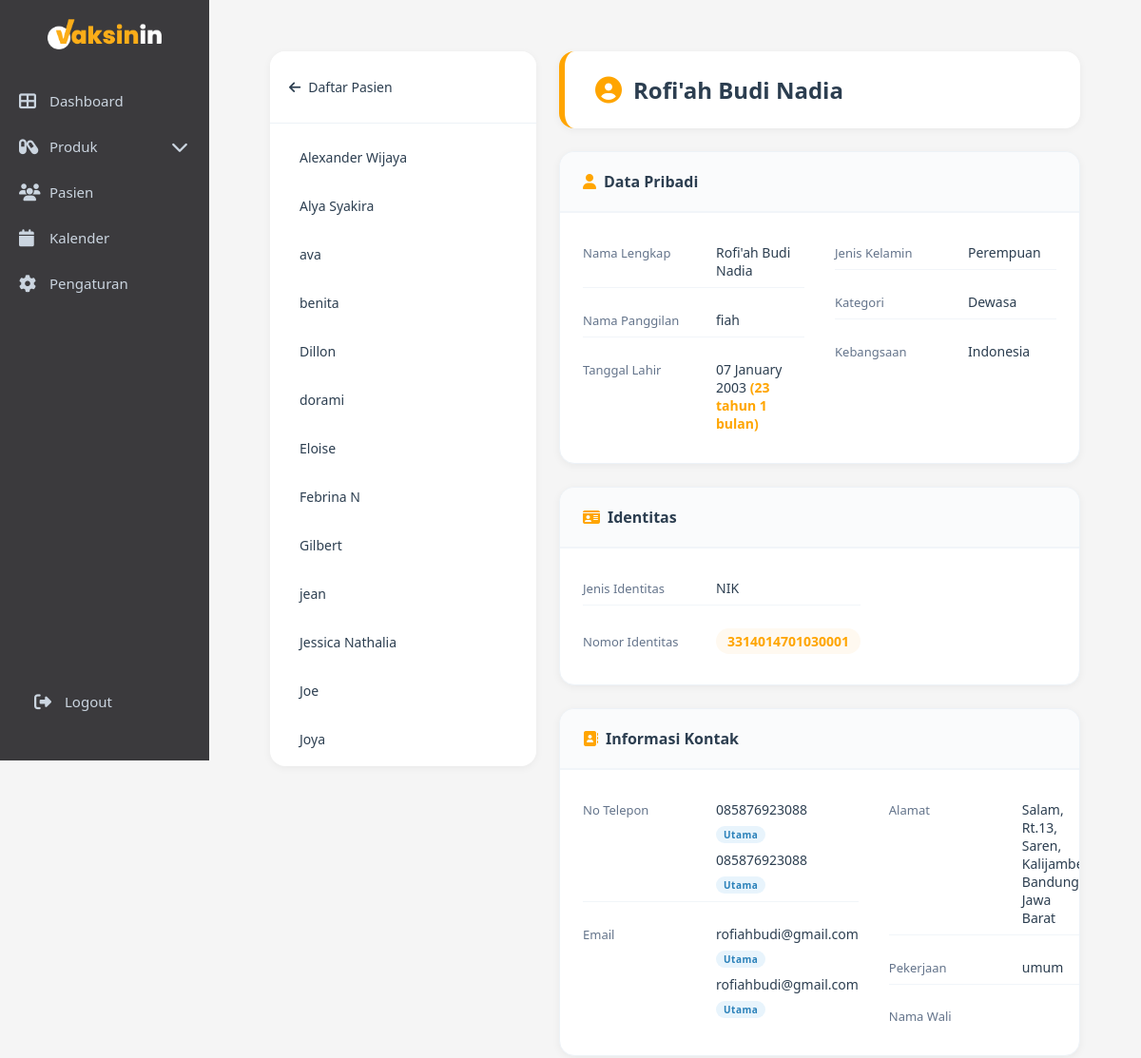
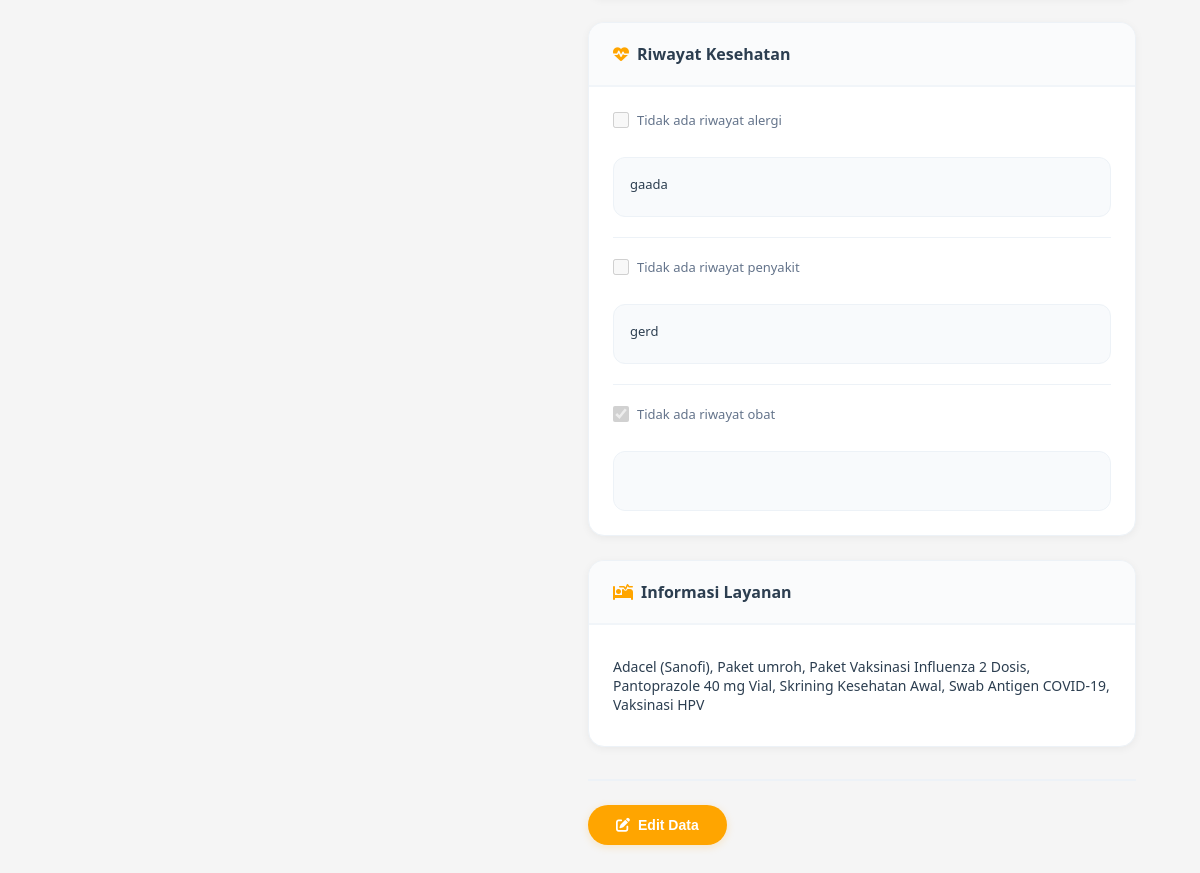
The page /admin/patient_detail.php?id=1 on the database as committed earlier (2 pictures, top to bottom).
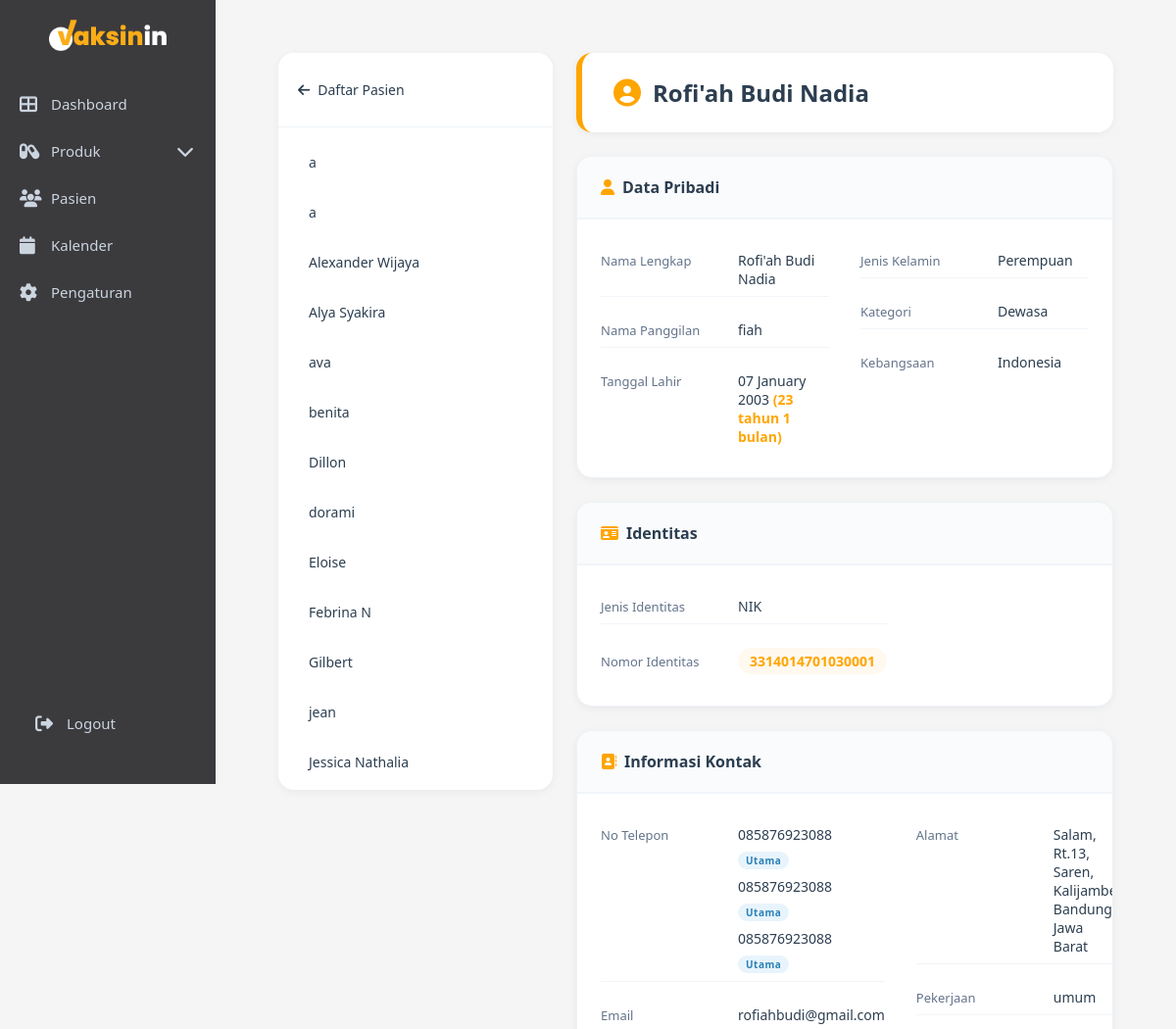
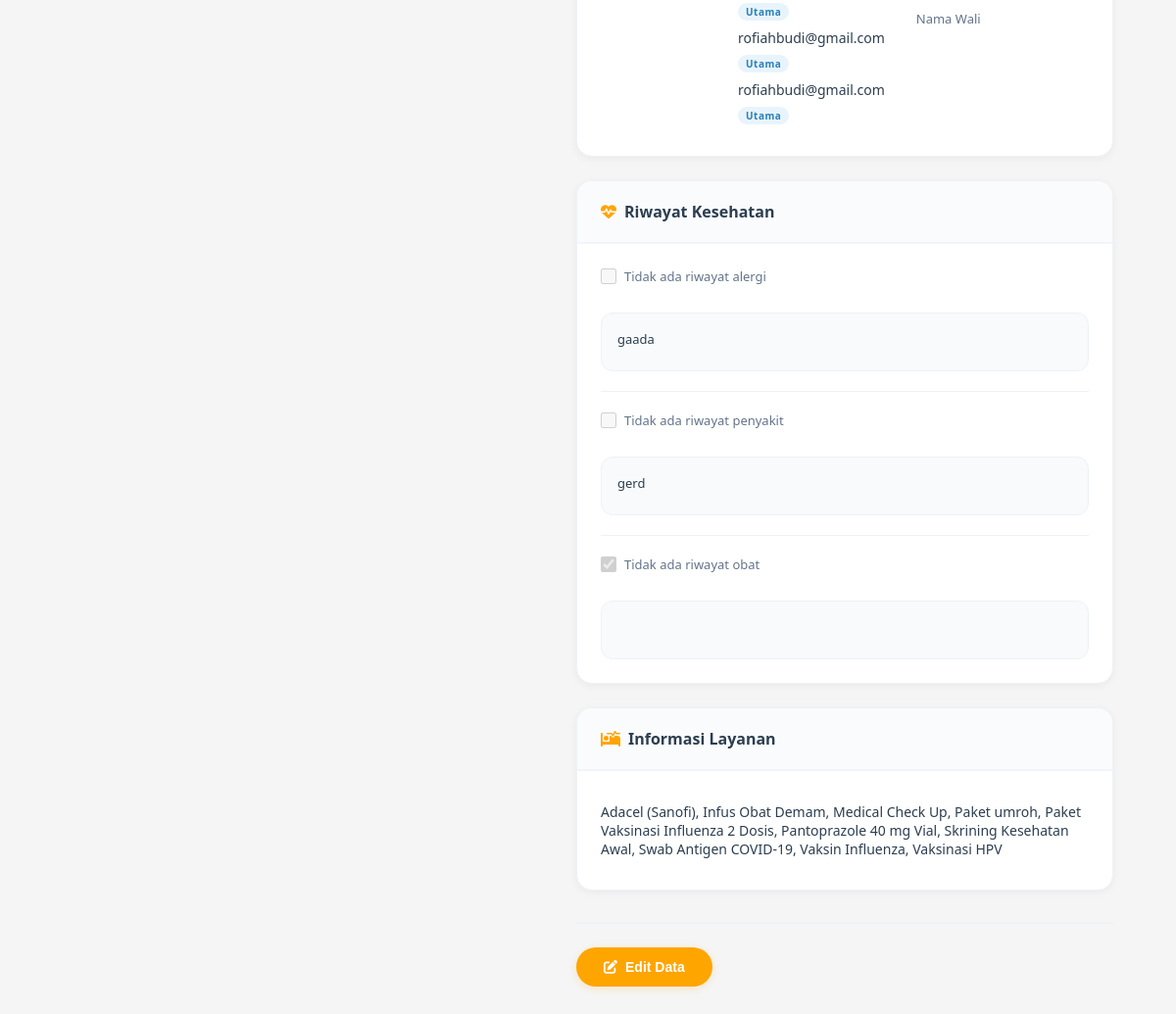
The same page on the database as committed later (2 pictures, top to bottom).
### tables this page shows
CREATE TABLE `patients` (
  `id` int NOT NULL,
  `no_rekam_medis` varchar(20) NOT NULL,
  `nama_lengkap` varchar(100) NOT NULL,
  `nama_panggilan` varchar(50) DEFAULT NULL,
  `tanggal_lahir` date NOT NULL,
  `usia` int DEFAULT NULL,
  `kategori_usia` enum('Anak','Dewasa') NOT NULL,
  `jenis_kelamin` enum('L','P') NOT NULL,
  `nik` varchar(16) DEFAULT NULL,
  `paspor` varchar(20) DEFAULT NULL,
  `kebangsaan` varchar(50) DEFAULT 'Indonesia',
  `pekerjaan` varchar(100) DEFAULT NULL,
  `nama_wali` varchar(100) DEFAULT NULL,
  `riwayat_alergi` text,
  `riwayat_penyakit` text,
  `riwayat_obat` text,
  `pelayanan` varchar(50) NOT NULL,
  `created_at` timestamp NOT NULL DEFAULT CURRENT_TIMESTAMP,
  `updated_at` timestamp NOT NULL DEFAULT CURRENT_TIMESTAMP ON UPDATE CURRENT_TIMESTAMP
);

CREATE TABLE `patient_phones` (
  `id` int NOT NULL,
  `patient_id` int NOT NULL,
  `phone` varchar(20) NOT NULL,
  `is_primary` tinyint(1) DEFAULT '0'
);

CREATE TABLE `patient_emails` (
  `id` int NOT NULL,
  `patient_id` int NOT NULL,
  `email` varchar(100) NOT NULL,
  `is_primary` tinyint(1) DEFAULT '0'
);

### admin/patient_detail.php (the view, shortened to what the changed rows need)
<?php
include "../config.php";
$patient_id = isset($_GET['id']) ? intval($_GET['id']) : 0;
$query_all_patients = "SELECT id, nama_lengkap FROM patients ORDER BY nama_lengkap ASC";
$result_all_patients = mysqli_query($conn, $query_all_patients);
$patient_detail = null;
$patient_emails = [];
$patient_phones = [];
if ($patient_id > 0) {
    $query_detail = "
        SELECT
            p.*,
            GROUP_CONCAT(DISTINCT bs.nama_layanan SEPARATOR ', ') as layanan,
            (SELECT alamat FROM patient_addresses WHERE patient_id = p.id AND is_primary = 1 LIMIT 1) as alamat_primary,
            (SELECT provinsi FROM patient_addresses WHERE patient_id = p.id AND is_primary = 1 LIMIT 1) as provinsi,
            (SELECT kota FROM patient_addresses WHERE patient_id = p.id AND is_primary = 1 LIMIT 1) as kota
        FROM patients p
        LEFT JOIN tindakan t ON p.id = t.patient_id
        LEFT JOIN bookings b ON t.booking_id = b.id
        LEFT JOIN booking_services bs ON b.id = bs.booking_id
        WHERE p.id = ?
        GROUP BY p.id
    ";
    $stmt = $conn->prepare($query_detail);
    $stmt->bind_param('i', $patient_id);
    $stmt->execute();
    $result = $stmt->get_result();
    $patient_detail = $result->fetch_assoc();
    $query_emails = "SELECT email, is_primary FROM patient_emails WHERE patient_id = ? ORDER BY is_primary DESC, id ASC";
    $stmt = $conn->prepare($query_emails);
    $stmt->bind_param('i', $patient_id);
    $stmt->execute();
    $result_emails = $stmt->get_result();
    while ($email = $result_emails->fetch_assoc()) {
        $patient_emails[] = $email;
    }
    $query_phones = "SELECT phone, is_primary FROM patient_phones WHERE patient_id = ? ORDER BY is_primary DESC, id ASC";
    $stmt = $conn->prepare($query_phones);
    $stmt->bind_param('i', $patient_id);
    $stmt->execute();
    $result_phones = $stmt->get_result();
    while ($phone = $result_phones->fetch_assoc()) {
        $patient_phones[] = $phone;
    }
}
?>
<!DOCTYPE html>
<html lang="id">
<head>
    <link rel="stylesheet" href="css/admin.css">
    <link rel="stylesheet" href="css/patient_detail.css">
    <link rel="stylesheet" href="css/sidebar-toggle.css">
    <link rel="stylesheet" href="https://cdnjs.cloudflare.com/ajax/libs/font-awesome/6.4.0/css/all.min.css">
</head>
<body>
    <div class="main-content">
        <div class="patient-detail-container">
            <div class="patient-list-sidebar">
                <div class="patient-list">
                    <?php while ($patient = mysqli_fetch_assoc($result_all_patients)): ?>
                        <a href="?id=<?= $patient['id'] ?>"
                           class="patient-item <?= $patient['id'] == $patient_id ? 'active' : '' ?>">
                            <?= htmlspecialchars($patient['nama_lengkap']) ?>
                        </a>
                    <?php endwhile; ?>
                </div>
            </div>
            <div class="patient-detail-content">
                <?php if ($patient_detail): ?>
                    <div class="detail-header">
                        <h2>
                            <i class="fas fa-user-circle"></i>
                            <?= htmlspecialchars($patient_detail['nama_lengkap']) ?>
                        </h2>
                    </div>
                    <div class="info-card">
                        <div class="info-card-content">
                            <div class="info-grid">
                                <div class="info-item">
                                    <div class="info-item-row">
                                        <span class="info-value">
                                            <?php if (!empty($patient_phones)): ?>
                                                <div class="info-value-list">
                                                    <?php foreach ($patient_phones as $phone_data): ?>
                                                        <div class="info-value-item">
                                                            <span><?= htmlspecialchars($phone_data['phone']) ?></span>
                                                            <?php if ($phone_data['is_primary'] == 1): ?>
                                                                <span class="badge-primary">Utama</span>
                                                            <?php endif; ?>
                                                        </div>
                                                    <?php endforeach; ?>
                                                </div>
                                            <?php else: ?>
                                                -
                                            <?php endif; ?>
                                        </span>
                                    </div>
                                    <div class="info-item-row">
                                        <span class="info-value">
                                            <?php if (!empty($patient_emails)): ?>
                                                <div class="info-value-list">
                                                    <?php foreach ($patient_emails as $email_data): ?>
                                                        <div class="info-value-item">
                                                            <span><?= htmlspecialchars($email_data['email']) ?></span>
                                                            <?php if ($email_data['is_primary'] == 1): ?>
                                                                <span class="badge-primary">Utama</span>
                                                            <?php endif; ?>
                                                        </div>
                                                    <?php endforeach; ?>
                                                </div>
                                            <?php else: ?>
                                                -
                                            <?php endif; ?>
                                        </span>
                                    </div>
                                </div>
                            </div>
                        </div>
                    </div>
                    <?php if (!empty($patient_detail['layanan'])): ?>
                    <div class="info-card">
                        <div class="info-card-header">
                            <h3><i class="fas fa-procedures"></i> Informasi Layanan</h3>
                        </div>
                        <div class="info-card-content">
                            <div class="info-item">
                                <div class="info-item-row">
                                    <span class="info-value"><?= htmlspecialchars($patient_detail['layanan']) ?></span>
                                </div>
                            </div>
                        </div>
                    </div>
                    <?php endif; ?>
                <?php endif; ?>
            </div>
        </div>
    </div>
</body>
</html>

Rows that differ between the two databases and show on the page:
no longer on this page (row unchanged): patients: nama_lengkap "Joe"
no longer on this page (row unchanged): patients: nama_lengkap "Joya"
added patients: nama_lengkap "a"
added patients: nama_lengkap "a"
added patient_phones: phone "085876923088", is_primary "Utama"
added patient_emails: email "rofiahbudi@gmail.com", is_primary "Utama"
Other text that changed with them:
$patient_detail['layanan']: "Adacel (Sanofi), Paket umroh, Paket Vaksinasi Influenza 2 Dosis, Pantoprazole 40 mg Vial, Skrining Kesehatan Awal, Swab Antigen COVID-19, Vaksinasi HPV" → "Adacel (Sanofi), Infus Obat Demam, Medical Check Up, Paket umroh, Paket Vaksinasi Influenza 2 Dosis, Pantoprazole 40 mg Vial, Skrining Kesehatan Awal, Swab Antigen COVID-19, Vaksin Influenza, Vaksinasi HPV"
